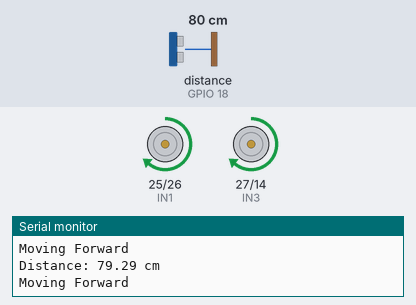
A sketch run on a simulated ESP32. Parts: motor-driver pin pairs drawn as motors (green arrow = first pin HIGH = forward, orange = second pin HIGH = backward, longer = more drive, scaled by the enable pin), the last lines printed to the serial monitor. Wiring (inferred from the names in the program): ultrasonic range finder: trigger GPIO 5; echo GPIO 18. The test bench sets the inputs (shaded band); at power-on: distance to the obstacle (sensor on GPIO 18) 80 cm. The echo pulse lasts 58.3 µs per cm.

Above: at 1.3 s.
1.4 s: distance to the obstacle (sensor on GPIO 18) set to 23 cm
2.9 s: distance to the obstacle (sensor on GPIO 18) set to 18 cm
At 4.2 s:
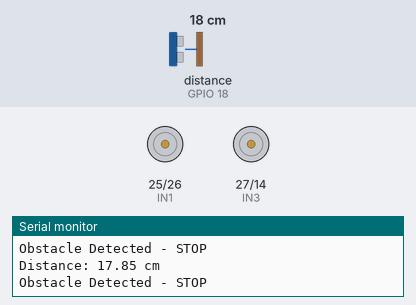
4.5 s: distance to the obstacle (sensor on GPIO 18) set to 35 cm
At 5.5 s:
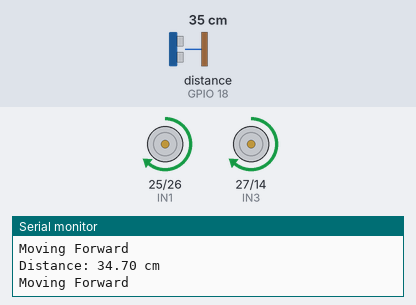
6.0 s: distance to the obstacle (sensor on GPIO 18) set to 2 cm
At 6.9 s:
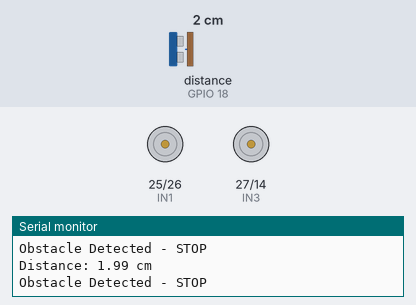
Timing chart, 0 to 8.5 s (numbered marks = the images above; inputs shaded):
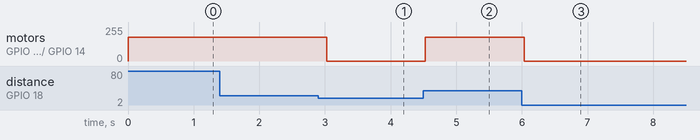

Measured:
- the behaviour switches between 21 and 20 cm on distance to the obstacle (sensor on GPIO 18) (found by bisection; images 0 and 1)
- after the input at 2.9 s, motor on GPIO 25 (IN1) / GPIO 26 (IN2), motor on GPIO 27 (IN3) / GPIO 14 (IN4): forward 180/255 → stopped after 0.12 s
- after the input at 4.5 s, motor on GPIO 25 (IN1) / GPIO 26 (IN2), motor on GPIO 27 (IN3) / GPIO 14 (IN4): stopped → forward 180/255 at once
- after the input at 6.0 s, motor on GPIO 25 (IN1) / GPIO 26 (IN2), motor on GPIO 27 (IN3) / GPIO 14 (IN4): forward 180/255 → stopped at once

The sketch:

ulmotor.ino
```cpp
#include <Arduino.h>

// --- Ultrasonic Pins ---
const int TRIG = 5;
const int ECHO = 18;

// --- Motor Driver Pins ---
const int ENA = 32;
const int IN1 = 25;
const int IN2 = 26;

const int ENB = 33;
const int IN3 = 27;
const int IN4 = 14;

void setup() {
  Serial.begin(115200);

  // Ultrasonic
  pinMode(TRIG, OUTPUT);
  pinMode(ECHO, INPUT);

  // Motors
  pinMode(ENA, OUTPUT); pinMode(IN1, OUTPUT); pinMode(IN2, OUTPUT);
  pinMode(ENB, OUTPUT); pinMode(IN3, OUTPUT); pinMode(IN4, OUTPUT);

  Serial.println("Motor + Ultrasonic Test Start");
}

// --- Function to measure distance ---
float getDistance() {
  digitalWrite(TRIG, LOW);
  delayMicroseconds(2);

  digitalWrite(TRIG, HIGH);
  delayMicroseconds(10);
  digitalWrite(TRIG, LOW);

  long duration = pulseIn(ECHO, HIGH, 30000);
  float distance = duration * 0.034 / 2;

  return distance;
}

// --- Motor Functions ---
void forward() {
  digitalWrite(IN1, HIGH); digitalWrite(IN2, LOW);
  digitalWrite(IN3, HIGH); digitalWrite(IN4, LOW);
  analogWrite(ENA, 180);
  analogWrite(ENB, 180);
}

void stopMotors() {
  analogWrite(ENA, 0);
  analogWrite(ENB, 0);
  digitalWrite(IN1, LOW); digitalWrite(IN2, LOW);
  digitalWrite(IN3, LOW); digitalWrite(IN4, LOW);
}

void loop() {
  float distance = getDistance();

  Serial.print("Distance: ");
  if (distance <= 0 || distance > 400) {
    Serial.println("Out of range");
  } else {
    Serial.print(distance);
    Serial.println(" cm");
  }

  // --- Logic ---
  if (distance > 20) {
    Serial.println("Moving Forward");
    forward();
  } else {
    Serial.println("Obstacle Detected - STOP");
    stopMotors();
  }

  delay(500);
}
```
